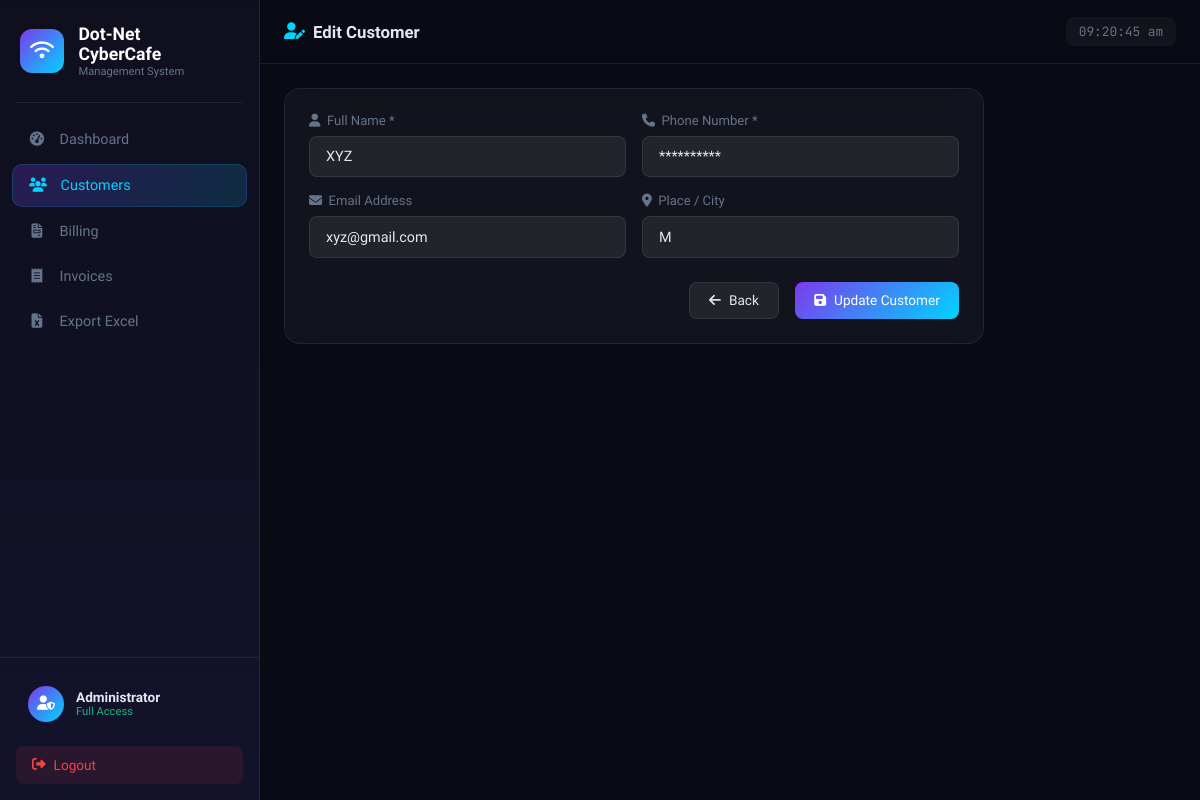
The page /customers/edit/1 (signed in) on the database its author committed.
### app.py (models this page shows)
class Customer(db.Model):
    id         = db.Column(db.Integer, primary_key=True)
    name       = db.Column(db.String(100), nullable=False)
    phone      = db.Column(db.String(20),  nullable=False)
    email      = db.Column(db.String(120))
    place      = db.Column(db.String(100))
    created_at = db.Column(db.DateTime, default=datetime.utcnow)
    documents  = db.relationship('Document', backref='customer', lazy=True, cascade='all, delete-orphan')
    activities = db.relationship('Activity', backref='customer', lazy=True, cascade='all, delete-orphan')
    bills      = db.relationship('Bill',     backref='customer', lazy=True, cascade='all, delete-orphan')

### app.py (the view, shortened to what this page needs)
@app.route('/customers/edit/<int:cid>', methods=['GET', 'POST'])
@login_required
def edit_customer(cid):
    c = Customer.query.get_or_404(cid)
    return render_template('customer_form.html', customer=c)

### app.py (called while the page is built)
def login_required(f):
    from functools import wraps
    @wraps(f)
    def decorated(*args, **kwargs):
        if not session.get('logged_in'):
            if request.headers.get('X-Requested-With') == 'XMLHttpRequest' or \
               request.accept_mimetypes.accept_json:
                return jsonify(ok=False, message='Authentication required.'), 401
            return redirect(url_for('login'))
        return f(*args, **kwargs)
    return decorated

### templates/customer_form.html (shortened to what this page needs)
{% extends "base.html" %}
{% block page_title %}<i class="fa-solid fa-user-{% if customer %}pen{% else %}plus{% endif %}"></i> {% if customer %}Edit{% else %}Add{% endif %} Customer{% endblock %}
{% block content %}
<div class="form-container">
  <div class="glass-card">
    <form method="POST">
      <div class="form-grid">
        <div class="form-group">
          <label><i class="fa-solid fa-user"></i> Full Name *</label>
          <input type="text" name="name" value="{{ customer.name if customer else '' }}" required placeholder="Customer full name">
        </div>
        <div class="form-group">
          <label><i class="fa-solid fa-phone"></i> Phone Number *</label>
          <input type="text" name="phone" value="{{ customer.phone if customer else '' }}" required placeholder="10-digit mobile number">
        </div>
        <div class="form-group">
          <label><i class="fa-solid fa-envelope"></i> Email Address</label>
          <input type="email" name="email" value="{{ customer.email if customer else '' }}" placeholder="Optional email">
        </div>
        <div class="form-group">
          <label><i class="fa-solid fa-location-dot"></i> Place / City</label>
          <input type="text" name="place" value="{{ customer.place if customer else '' }}" placeholder="City or area">
        </div>
      </div>
      <div class="form-actions">
        <a href="{{ url_for('customers') }}" class="btn btn-ghost"><i class="fa-solid fa-arrow-left"></i> Back</a>
        <button type="submit" class="btn btn-primary"><i class="fa-solid fa-save"></i> {% if customer %}Update{% else %}Save{% endif %} Customer</button>
      </div>
    </form>
  </div>
</div>
{% endblock %}

### static/css/style.css (style rules this page uses)
:root { --bg: #0a0a14; --surface: rgba(255,255,255,0.04); --surface2: rgba(255,255,255,0.07); --border: rgba(255,255,255,0.08); --accent: #00d4ff; --accent2: #7c3aed; --green: #10b981; --red: #ef4444; --amber: #f59e0b; --text: #e2e8f0; --muted: #64748b; --sidebar-w: 260px; --topbar-h: 64px; }
*, *::before, *::after { box-sizing: border-box; margin: 0; padding: 0; }
html { scroll-behavior: smooth; }
body { font-family: 'Sora', sans-serif; background: var(--bg); color: var(--text); min-height: 100vh; overflow-x: hidden; }
a { text-decoration: none; color: inherit; }
input, select, textarea, button { font-family: inherit; }
.page-title i { color: var(--accent); }
.glass-card { background: var(--surface); backdrop-filter: blur(12px); border: 1px solid var(--border); border-radius: 16px; padding: 1.5rem; transition: transform .2s, box-shadow .2s; }
.btn { display: inline-flex; align-items: center; gap: .5rem; padding: .6rem 1.2rem; border-radius: 8px; border: none; font-family: inherit; font-size: .85rem; font-weight: 500; cursor: pointer; transition: all .2s; text-decoration: none; }
.btn-primary { background: linear-gradient(135deg, var(--accent2), var(--accent)); color: #fff; }
.btn-ghost { background: var(--surface2); color: var(--text); border: 1px solid var(--border); }
.form-container { max-width: 700px; }
.form-grid { display: grid; grid-template-columns: 1fr 1fr; gap: 1rem; margin-bottom: 1.5rem; }
.form-group { display: flex; flex-direction: column; gap: .5rem; }
.form-group label { font-size: .82rem; color: var(--muted); font-weight: 500; display: flex; align-items: center; gap: .4rem; }
.form-group input, .form-group select, .form-group textarea { background: var(--surface2); border: 1px solid var(--border); border-radius: 8px; padding: .7rem 1rem; color: var(--text); font-size: .9rem; transition: border-color .2s, box-shadow .2s; }
.form-actions { display: flex; gap: 1rem; justify-content: flex-end; }

### rows shown on the page
Customer: name "XYZ", phone "**********", email "xyz@gmail.com", place "M"
